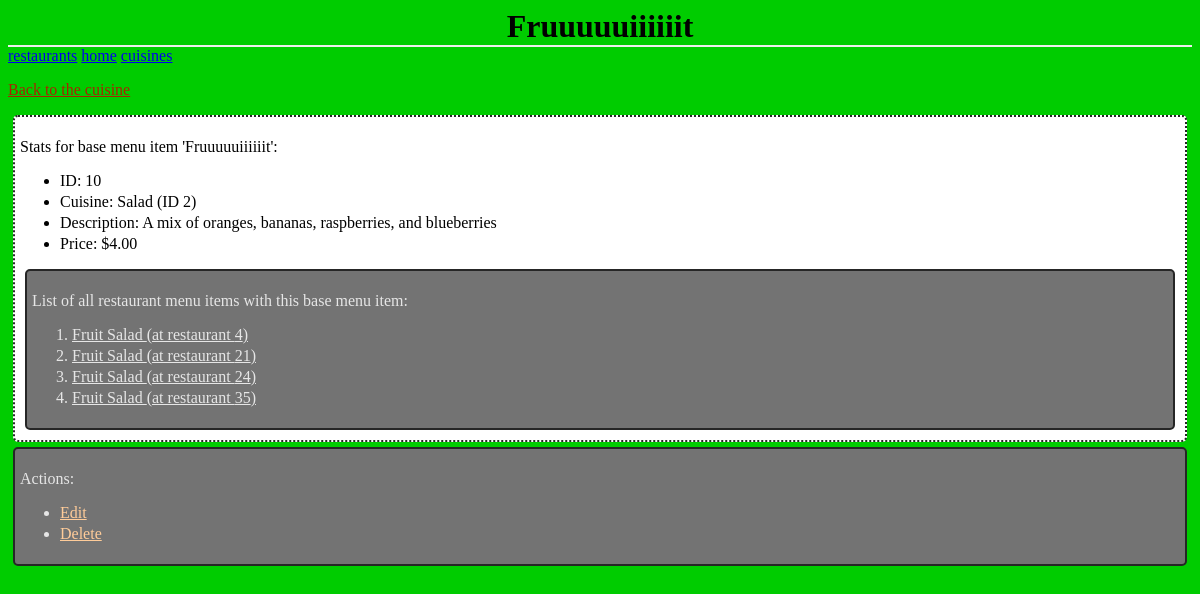
Page /cuisines/2/10/ on the earlier database version.
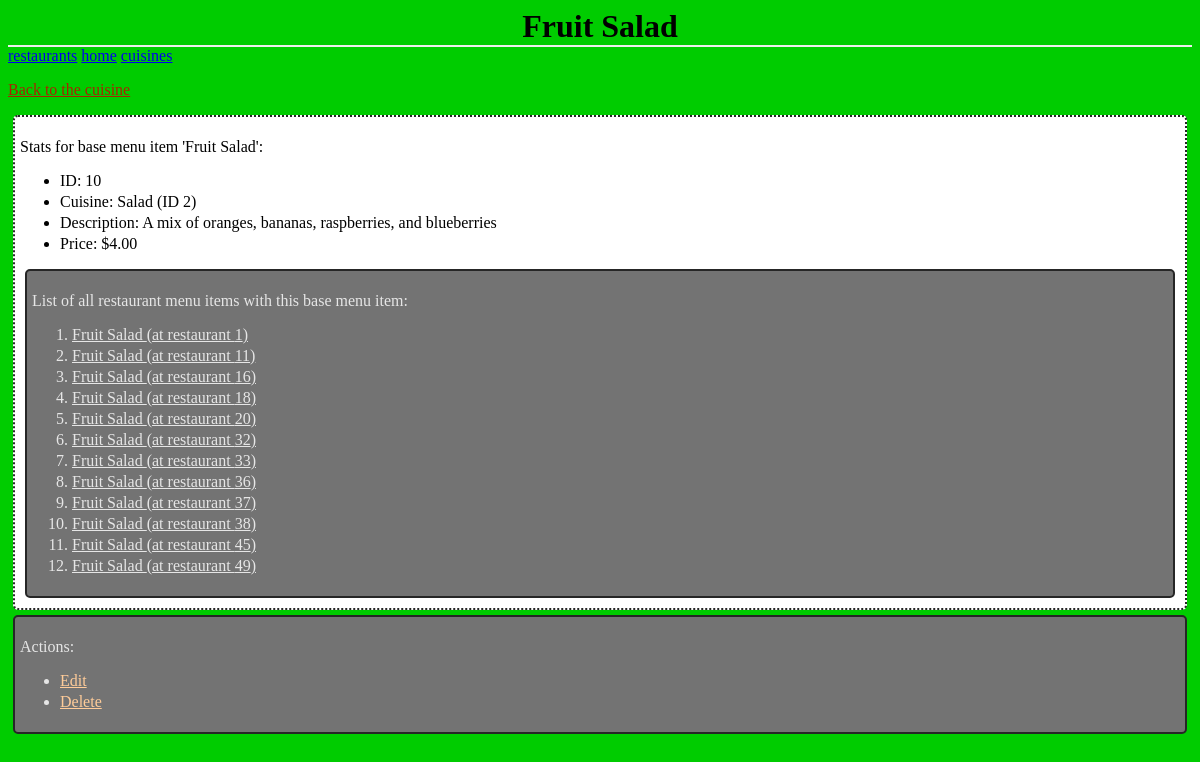
Same page on the later database version.
### database_setup.py (models this page shows, shortened)
class BaseMenuItem(Base):
	__tablename__ = 'base_menu_item'
	name = Column(String(80), nullable=False, unique=True)
	id = Column(Integer, primary_key=True)
	description = Column(String(250))
	price = Column(String(8))
	course = Column(String(250))
	cuisine_id = Column(Integer, ForeignKey('cuisine.id'))
	cuisine = relationship(Cuisine)

class RestaurantMenuItem(Base):
	__tablename__ = 'restaurant_menu_item'
	name = Column(String(80), nullable=False)
	id = Column(Integer, primary_key=True)
	description = Column(String(250))
	price = Column(String(8))
	course = Column(String(250))
	restaurant_id = Column(Integer, ForeignKey('restaurant.id'))
	baseMenuItem_id = Column(Integer, ForeignKey('base_menu_item.id'))
	restaurant = relationship(Restaurant)
	baseMenuItem = relationship(BaseMenuItem)

### project.py (the view)
@app.route('/cuisines/<int:cuisine_id>/<int:baseMenuItem_id>/')
def baseMenuItem(cuisine_id, baseMenuItem_id):
        baseMenuItem = RestaurantManager.getBaseMenuItem(baseMenuItem_id)
        cuisine = RestaurantManager.getCuisine(cuisine_id=baseMenuItem.cuisine_id)
        restaurantMenuItems = RestaurantManager.\
                              getRestaurantMenuItems(baseMenuItem_id=baseMenuItem.id)
        timesOrdered = 0
        return render_template("BaseMenuItem.html",
                                baseMenuItem=baseMenuItem,
                                restaurantMenuItems=restaurantMenuItems,
                                cuisine=cuisine,
                                timesOrdered=timesOrdered)

### RestaurantManager.py (called while the page is built)
def getRestaurantDBSession():
    engine = create_engine('sqlite:///restaurants.db')
    Base.metadata.bind = engine
    DBSession = sessionmaker(bind=engine)
    session = DBSession()
    return session

def getBaseMenuItem(baseMenuItem_id):
    session = getRestaurantDBSession()
    baseMenuItem = session.query(BaseMenuItem).\
                   filter_by(id=baseMenuItem_id).one()
    session.close()
    return baseMenuItem

def getCuisine(cuisine_id=None, name=None):
    session = getRestaurantDBSession()
    if cuisine_id is not None:
        cuisine  = session.query(Cuisine).filter_by(id=cuisine_id).one()
    elif name is not None:
        cuisine = session.query(Cuisine).filter_by(name=name).one()
    session.close()
    return cuisine

### templates/BaseMenuItem.html (shortened to what this page needs)
<html>
<head>
	<link rel=stylesheet type=text/css href="{{url_for('static',
											           filename='Cuisines.css')}}">
</head>
<body>
	<h1 class='header'>
		{{baseMenuItem.name}}
	</h1>
	<div class='homeLinks'>
		<a href="{{url_for('restaurants')}}">restaurants</a>
		<a href="{{url_for('restaurantManagerIndex')}}">home</a>
		<a href="{{url_for('cuisines')}}">cuisines</a>
	</div>
	<p>
		<a class='backLink' href="{{url_for('cuisine',
										cuisine_id=cuisine.id)}}">
			Back to the cuisine
		</a>
	</p>
	<div class='stats'>
		<p>Stats for base menu item '{{baseMenuItem.name}}':</p>
		<ul>
			<li>ID: {{baseMenuItem.id}}</li>
			<li>Cuisine: {{cuisine.name}} (ID {{cuisine.id}})</li>
			<li>Description: {{baseMenuItem.description}}
			<li>Price: {{baseMenuItem.price}}</li>
		</ul>
		<div class='list'>
		<p>
			List of all restaurant menu items with this base menu item:
		</p>
		<ol>
			{% for restaurantMenuItem in restaurantMenuItems %}
				<li><a class='forwardLink' href="{{url_for('restaurantMenuItem',
								   restaurant_id=restaurantMenuItem.restaurant_id,
								   restaurantMenuItem_id=restaurantMenuItem.id)}}">
					{{restaurantMenuItem.name}} (at restaurant
					{{restaurantMenuItem.restaurant_id}})</a>
				</li>
			{% endfor %}
		</ol>
		</div>
	</div>
	<div class='list'>
	<p>Actions:</p>
	<ul>
		<li><a class='actionLink' href="{{url_for('editBaseMenuItem',
							   cuisine_id=cuisine.id,
							   baseMenuItem_id=baseMenuItem.id)}}">
			Edit</a>
		</li>
		<li><a class='actionLink' href="{{url_for('deleteBaseMenuItem',
							   cuisine_id=cuisine.id,
							   baseMenuItem_id=baseMenuItem.id)}}">
			Delete</a>
		</li>
	</ul>
	</div>
</body>
</html>

Differences in the rows shown:
no longer on this page (row edited): RestaurantMenuItem: name "Fruit Salad", restaurant_id "4"
no longer on this page (row edited): RestaurantMenuItem: name "Fruit Salad", restaurant_id "21"
no longer on this page (row edited): RestaurantMenuItem: name "Fruit Salad", restaurant_id "24"
no longer on this page (row edited): RestaurantMenuItem: name "Fruit Salad", restaurant_id "35"
changed BaseMenuItem "A mix of oranges, bananas, raspberries, and blueberries": name "Fruuuuuiiiiiit" → "Fruit Salad"
now on this page (row edited): RestaurantMenuItem: name "Fruit Salad", restaurant_id "1"
now on this page (row edited): RestaurantMenuItem: name "Fruit Salad", restaurant_id "11"
now on this page (row edited): RestaurantMenuItem: name "Fruit Salad", restaurant_id "16"
now on this page (row edited): RestaurantMenuItem: name "Fruit Salad", restaurant_id "18"
now on this page (row edited): RestaurantMenuItem: name "Fruit Salad", restaurant_id "20"
now on this page (row edited): RestaurantMenuItem: name "Fruit Salad", restaurant_id "32"
now on this page (row edited): RestaurantMenuItem: name "Fruit Salad", restaurant_id "33"
now on this page (row edited): RestaurantMenuItem: name "Fruit Salad", restaurant_id "36"
now on this page (row edited): RestaurantMenuItem: name "Fruit Salad", restaurant_id "37"
now on this page (row edited): RestaurantMenuItem: name "Fruit Salad", restaurant_id "38"
added RestaurantMenuItem: name "Fruit Salad", restaurant_id "45"
added RestaurantMenuItem: name "Fruit Salad", restaurant_id "49"
